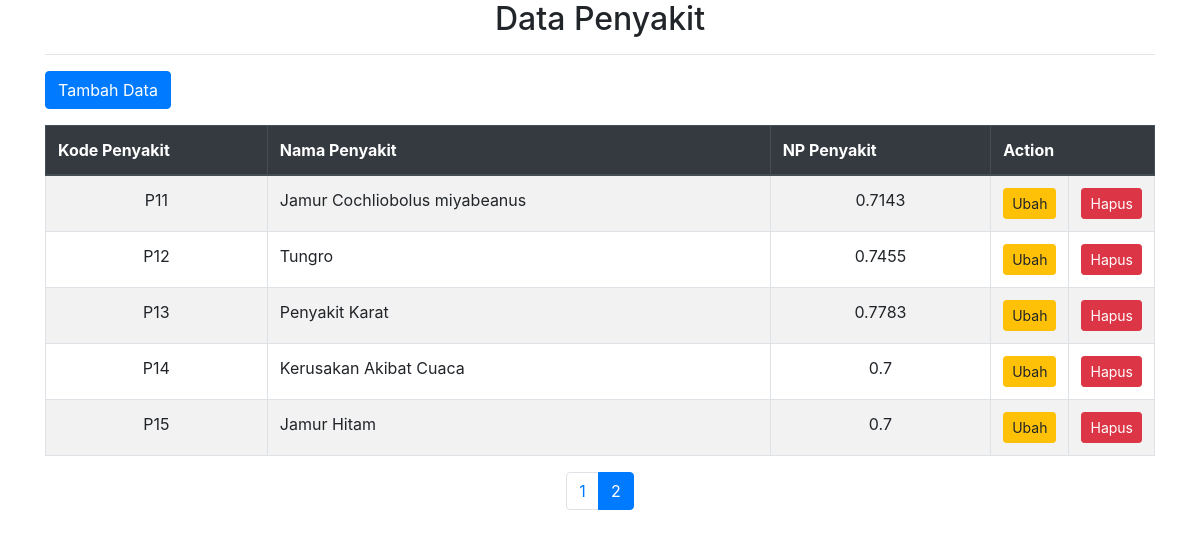
Screenshot of /pages_penyakit/penyakit_data.php?open=Penyakit-Data&halaman=2 with the database file from the repository.
### tables this page shows
CREATE TABLE `tblpenyakit` (
  `kd_penyakit` varchar(7) NOT NULL,
  `nm_penyakit` varchar(40) NOT NULL,
  `nl_penyakit` float NOT NULL,
  `pengobatan` text NOT NULL
);

### pages_penyakit/penyakit_data.php (the view, shortened to what this page needs)
<?php
  include "lib/koneksi.php";
  $batas = 10;
  $halaman = isset($_GET['halaman']) ? $_GET['halaman'] : 1;
  if (empty($halaman)) {
  	$posisi = 0;
  	$halaman = 1;
  }
  else {
  	$posisi = ($halaman-1) * $batas;
  }
?>
<!DOCTYPE html>
<html lang="en">
<head>
  <link rel="stylesheet" href="https://maxcdn.bootstrapcdn.com/bootstrap/4.5.2/css/bootstrap.min.css">
</head>
<body>
<div class="container">
  <center><h2>Data Penyakit</h2></center><hr>
  <?php
    $query = "SELECT * FROM tblpenyakit ORDER BY kd_penyakit ASC LIMIT $posisi, $batas";
    $tampil = mysqli_query($konek, $query);
  ?>
  <div class="mb-3">
    <form action="?open=Penyakit-Add&status=tambah" target="_self" method="Post">
        <button type="submit" name="btntambah" class="btn btn-primary">Tambah Data</button>
    </form>
  </div>
  <table class="table table-striped table-bordered">
    <thead class="thead-dark">
      <tr>
        <th width="20%">Kode Penyakit</th>
        <th>Nama Penyakit</th>
        <th>NP Penyakit</th>
        <th colspan="2" width="10%">Action</th>
      </tr>
    </thead>
    <tbody>
      <?php
        while ($data = mysqli_fetch_array($tampil)) {
          echo "<tr>
                  <td align='center'>$data[kd_penyakit]</td>
                  <td>$data[nm_penyakit]</td>
                  <td align='center'>$data[nl_penyakit]</td>
                  <td align='center'><a href='?open=Penyakit-Edit&kode=$data[kd_penyakit]' class='btn btn-warning btn-sm' alt='Edit Data'>Ubah</a></td>
                  <td align='center'><a href='?open=Penyakit-Delete&kode=$data[kd_penyakit]' class='btn btn-danger btn-sm' alt='Delete Data'>Hapus</a></td>
                </tr>";
        }
      ?>
    </tbody>
  </table>
  <?php
    $query2     = mysqli_query($konek, "SELECT * FROM tblpenyakit ORDER BY kd_penyakit ASC");
    $jmldata    = mysqli_num_rows($query2);
    $jmlhalaman = ceil($jmldata / $batas);
    echo "<ul class='pagination justify-content-center'>";
    for ($a = 1; $a <= $jmlhalaman; $a++) {
      if ($a != $halaman) {
        echo "<li class='page-item'><a class='page-link' href='?open=Penyakit-Data&halaman=$a'>$a</a></li>";
      } else {
        echo "<li class='page-item active'><a class='page-link' href='#'>$a</a></li>";
      }
    }
    echo "</ul>";
  ?>
</div>
</body>
</html>

### rows the page displays
tblpenyakit: kd_penyakit "P11", nm_penyakit "Jamur Cochliobolus miyabeanus", nl_penyakit "0.7143"
tblpenyakit: kd_penyakit "P12", nm_penyakit "Tungro", nl_penyakit "0.7455"
tblpenyakit: kd_penyakit "P13", nm_penyakit "Penyakit Karat", nl_penyakit "0.7783"
tblpenyakit: kd_penyakit "P14", nm_penyakit "Kerusakan Akibat Cuaca", nl_penyakit "0.7"
tblpenyakit: kd_penyakit "P15", nm_penyakit "Jamur Hitam", nl_penyakit "0.7"
